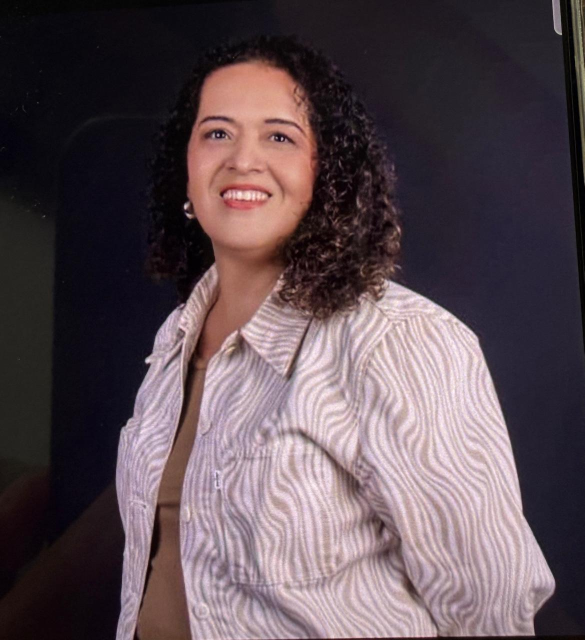
#> input picture _fuente/fotos-nuevas/Tere Esposa Ofir.jpg, 1169 x 1280 px (shown at 1/2 size)
$ python -i photoforge.py   (imports and definitions only)   (older library calls are emulated)
#> lines starting #> are read from the running program, lines starting #| are printed output that depends on the picture; after the words box and inside, x2 and y2 are one past the last pixel; in counts of white or black regions, pixels touching at a corner belong together
#!/usr/bin/env python3
"""PhotoForge v2.0 — postproducción de fotos de evento.

═══════════════════════════════════════════════════════════════════════════
POR QUÉ EXISTE LA v2.0 — la lección que pagó la v1.0 (18-ago-2026)
═══════════════════════════════════════════════════════════════════════════
La v1.0 aplicaba balance de blancos automático "gray-world", que asume que
el promedio de la escena es gris neutro. En un congreso con pantalla LED y
luz de escenario magenta/azul, el promedio NO es gris — es magenta. El
algoritmo "corrigió" esa desviación y borró la luz del show.

Medido contra las fotos que el cliente ya había aprobado del mismo auditorio:

                        originales   aprobadas   salida v1.0
  a* (magenta)             +16.9       +17.7        +3.4   ← borrado
  b* (azul)                 -9.8        -9.7        -0.7   ← borrado
  saturación                0.47        0.51        0.35   ← caída
  % negros profundos        21.3        14.5        11.3   ← levantados

Ed la rechazó y tenía razón: quedaron lavadas. La fotografía de concierto
NO se corrige de color — la luz de colores es la puesta en escena, no un
error. Corregirla anula la intención de quien iluminó, y desplaza los tonos
de piel al complementario (magenta fuera ⇒ piel verdosa).

  «Si usas un balance de blancos que quita la luz de color y la devuelve a
   neutro, has anulado toda la intención escénica del artista.»

REGLA DURA: este motor NO toca el balance de blancos. Nunca.
═══════════════════════════════════════════════════════════════════════════

Qué SÍ hace, y por qué cada paso:

  1. Recuperación de altas luces — los originales traen hasta 20% de píxeles
     quemados (pantalla LED, cañones). Comprime el extremo alto sin tocar
     el resto: es lo único que la cámara de verdad perdió.
  2. Curva en S suave — contraste de medios tonos, con el punto negro
     PROFUNDIZADO, no levantado. Las fotos aprobadas conservan ~14% de
     negro real: esa oscuridad es el ambiente de la sala, no falta de datos.
  3. Vibrance (no saturación plana) — sube el color de las zonas apagadas
     y deja en paz las ya saturadas. Enriquece la piel y la ropa sin
     empujar el magenta del escenario, que ya está al tope.
  4. Máscara de enfoque — nitidez de entrega tras el reescalado.
  5. Reescalado LANCZOS a 1920 px + miniatura de 640 px, WebP.

Todo es determinista sobre los píxeles existentes: revelado digital, no IA
generativa. Nunca regenera ni modifica facciones.

Uso:
    python3 photoforge.py entrada.jpg salida.webp [--thumb salida-t.webp]
    python3 photoforge.py --medir archivo.jpg [archivo2.jpg ...]
"""
import sys
import argparse
import numpy as np
import cv2
from PIL import Image, ImageOps

# 2560 y no 1920: en pantallas Retina un lado mayor de 1920 se ve blando al
# abrir la foto a tamaño completo. Con el denoise en su sitio, el detalle extra
# suma nitidez en vez de sumar grano.
MAX_SIDE = 2560
THUMB_SIDE = 640
WEBP_QUALITY = 86
THUMB_QUALITY = 82

# Perfil derivado de las fotos aprobadas por el cliente del mismo auditorio
# (CMA_Auditorio-*, corrida 260802). Sirve para verificar, no para forzar:
# si una salida se aleja mucho de aquí, conviene revisarla a ojo.
PERFIL_OBJETIVO = {
    "saturacion": (0.45, 0.60),   # rico, sin quemar
    "negros_pct": (8.0, 22.0),    # la sala es oscura y debe seguir siéndolo
    "blancos_pct": (0.0, 3.0),    # casi nada quemado
}


def recuperar_altas(bgr, umbral=200, fuerza=0.75):
    """Comprime solo el extremo alto de la luminancia.

    Trabaja sobre L de LAB para no desplazar el tono: bajar los tres canales
    RGB por igual apagaría el color junto con el brillo.
    """
    lab = cv2.cvtColor(bgr, cv2.COLOR_BGR2LAB)
    L = lab[:, :, 0].astype(np.float32)
    exceso = np.clip(L - umbral, 0, None)
    margen = 255.0 - umbral
    # rolloff suave: cuanto más se pasa, más se comprime
    L_nueva = umbral + margen * np.tanh(fuerza * exceso / margen) / np.tanh(fuerza)
    lab[:, :, 0] = np.clip(np.where(L > umbral, L_nueva, L), 0, 255).astype(np.uint8)
    return cv2.cvtColor(lab, cv2.COLOR_LAB2BGR)


def curva_s(bgr, contraste=0.09, punto_negro=0.004):
    """Curva en S sobre la luminancia: medios con más cuerpo, negros más hondos.

    punto_negro recorta el pie del histograma hacia abajo — es lo contrario
    de lo que hacía el CLAHE de la v1.0, que los levantaba y lavaba la foto.
    """
    lab = cv2.cvtColor(bgr, cv2.COLOR_BGR2LAB)
    x = lab[:, :, 0].astype(np.float32) / 255.0
    x = np.clip((x - punto_negro) / (1.0 - punto_negro), 0, 1)
    # S centrada en 0.5, sin tocar los extremos
    y = x + contraste * np.sin(2 * np.pi * x) / (2 * np.pi) * -1
    y = np.clip(y, 0, 1)
    lab[:, :, 0] = (y * 255).astype(np.uint8)
    return cv2.cvtColor(lab, cv2.COLOR_LAB2BGR)


def vibrance(bgr, fuerza=0.08):
    """Sube saturación de forma inversa a la que ya hay.

    Un +8% plano (v1.0) empuja por igual el magenta del cañón —que ya está
    al tope y solo se ensucia— y una piel apagada que sí lo necesita.
    """
    hsv = cv2.cvtColor(bgr, cv2.COLOR_BGR2HSV).astype(np.float32)
    s = hsv[:, :, 1] / 255.0
    hsv[:, :, 1] = np.clip(s * (1.0 + fuerza * (1.0 - s)), 0, 1) * 255
    return cv2.cvtColor(hsv.astype(np.uint8), cv2.COLOR_HSV2BGR)


def medir_grano(bgr):
    """Ruido medido SOLO en zonas lisas — ahí no hay detalle, todo es grano.

    Medirlo sobre la imagen entera confunde grano con textura real (pelo,
    tela) y da un número que no sirve para decidir.
    """
    L = cv2.cvtColor(bgr, cv2.COLOR_BGR2LAB)[:, :, 0].astype(np.float32)
    gx = cv2.Sobel(L, cv2.CV_32F, 1, 0, ksize=3)
    gy = cv2.Sobel(L, cv2.CV_32F, 0, 1, ksize=3)
    liso = cv2.magnitude(gx, gy) < 12
    if liso.sum() < 1000:
        return 0.0
    return float((L - cv2.GaussianBlur(L, (0, 0), 2))[liso].std())


def reducir_ruido(bgr, objetivo=1.2):
    """Denoise adaptativo: cada foto recibe la mano que su grano pide.

    El lote mezcla ISO 6400 y 10000, y una fuerza fija sería mucha para una
    y poca para la otra. Se mide el grano real y se escala desde ahí.

    Croma >> luma a propósito: el ruido de COLOR son motas magenta/verdes,
    siempre sucias y sin costo al borrarlas; el de LUMINANCIA es grano, y
    pasado de mano deja la piel de cera. Con luma>7 las caras ya se notan
    plastificadas — ese es el techo, comprobado a ojo sobre este material.
    """
    grano = medir_grano(bgr)
    if grano <= objetivo:
        return bgr
    # regla de tres contra el punto calibrado (grano 2.66 → luma 7)
    luma = int(np.clip(round(7 * grano / 2.66), 2, 7))
    croma = int(np.clip(luma * 2.1, 6, 16))
    return cv2.fastNlMeansDenoisingColored(bgr, None, luma, croma, 7, 21)


def enfoque(bgr, cantidad=0.55, sigma=1.1, umbral_borde=14):
    """Máscara de enfoque aplicada SOLO donde hay borde real.

    Un unsharp plano (v2.0) sube el filo y el grano por igual — en zonas lisas
    solo hay grano, así que ahí afilar es amplificar ruido. La máscara de
    Sobel deja fuera esas zonas.
    """
    gris = cv2.cvtColor(bgr, cv2.COLOR_BGR2GRAY)
    gx = cv2.Sobel(gris, cv2.CV_32F, 1, 0, ksize=3)
    gy = cv2.Sobel(gris, cv2.CV_32F, 0, 1, ksize=3)
    borde = cv2.magnitude(gx, gy)
    mascara = np.clip((borde - umbral_borde) / 60.0, 0, 1)
    mascara = cv2.GaussianBlur(mascara, (0, 0), 1.5)[:, :, None]

    borroso = cv2.GaussianBlur(bgr, (0, 0), sigma)
    afilado = cv2.addWeighted(bgr, 1 + cantidad, borroso, -cantidad, 0)
    return (bgr * (1 - mascara) + afilado * mascara).astype(np.uint8)


def medir(path):
    """Estadísticas para comparar contra PERFIL_OBJETIVO."""
    img = ImageOps.exif_transpose(Image.open(path)).convert("RGB")
    bgr = np.asarray(img)[:, :, ::-1]
    lab = cv2.cvtColor(bgr, cv2.COLOR_BGR2LAB)
    L = lab[:, :, 0].astype(np.float32) * 100 / 255
    s = cv2.cvtColor(bgr, cv2.COLOR_BGR2HSV)[:, :, 1].astype(np.float32) / 255
    return {
        "L50": float(np.percentile(L, 50)),
        "saturacion": float(s.mean()),
        "negros_pct": float((L < 5).mean() * 100),
        "blancos_pct": float((L > 95).mean() * 100),
        "a": float(lab[:, :, 1].mean()) - 128,
        "b": float(lab[:, :, 2].mean()) - 128,
    }


def procesar(path_in, path_out, thumb_out=None, max_side=MAX_SIDE, thumb_side=THUMB_SIDE):
#> called with path_in = '../fotos-nuevas/Tere Esposa Ofir.jpg', path_out = 'out.png', max_side = 2560, thumb_side = 640
    img = ImageOps.exif_transpose(Image.open(path_in)).convert("RGB")
#> img is the input picture: PIL image 1169x1280 RGB; mean R, G, B 91.4, 76.2, 82.4
    bgr = np.asarray(img)[:, :, ::-1].copy()

    # 🔴 Sin balance de blancos: la luz de color es la puesta en escena.
    bgr = recuperar_altas(bgr)
#> in recuperar_altas, `lab = cv2.cvtColor(bgr, cv2.COLOR_BGR2LAB)`: lab: shape (1280, 1169, 3); mean of channels 0, 1, 2 82.5, 135.2, 126.8
#> in recuperar_altas, `L_nueva = umbral + margen * np.tanh(fuerza * exceso / margen) / np.tan..`:
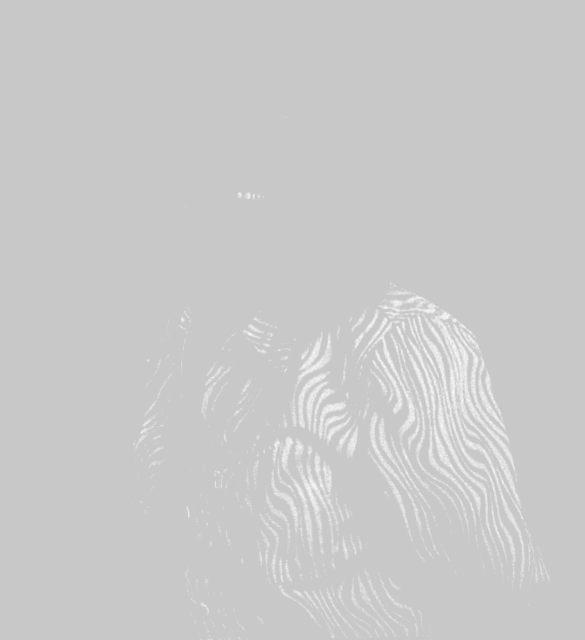
#> L_nueva: shape (1280, 1169) float32 (shown at 1/2 size); min 200, max 251.3, mean 201.5
#> in recuperar_altas, `lab[:, :, 0] = np.clip(np.where(L > umbral, L_nueva, L), 0, 255).astyp..`: lab: shape (1280, 1169, 3); mean of channels 0, 1, 2 82.6, 135.2, 126.8
    bgr = curva_s(bgr)
#> in curva_s, `lab = cv2.cvtColor(bgr, cv2.COLOR_BGR2LAB)`: lab: shape (1280, 1169, 3); mean of channels 0, 1, 2 82.7, 135.2, 126.8
#> in curva_s, `lab[:, :, 0] = (y * 255).astype(np.uint8)`: lab: shape (1280, 1169, 3); mean of channels 0, 1, 2 81.4, 135.2, 126.8
    bgr = vibrance(bgr)
#> in vibrance, `hsv = cv2.cvtColor(bgr, cv2.COLOR_BGR2HSV).astype(np.float32)`:
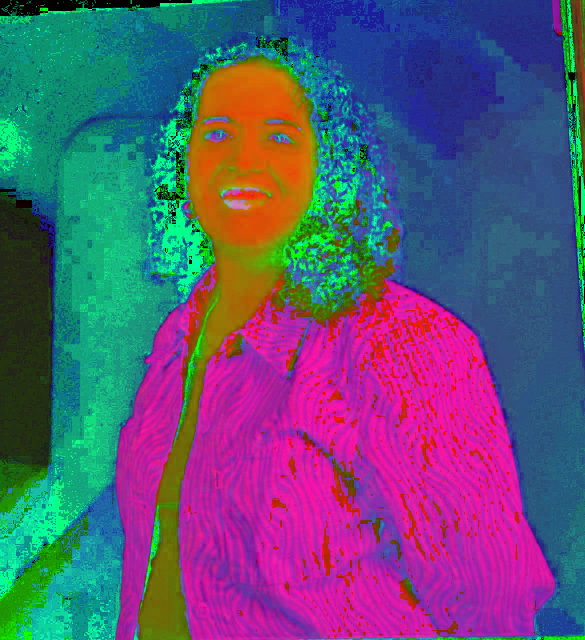
#> hsv: shape (1280, 1169, 3) float32 (shown at 1/2 size); mean B, G, R 117.5, 84.4, 93.5
#> in vibrance, `s = hsv[:, :, 1] / 255.0`:
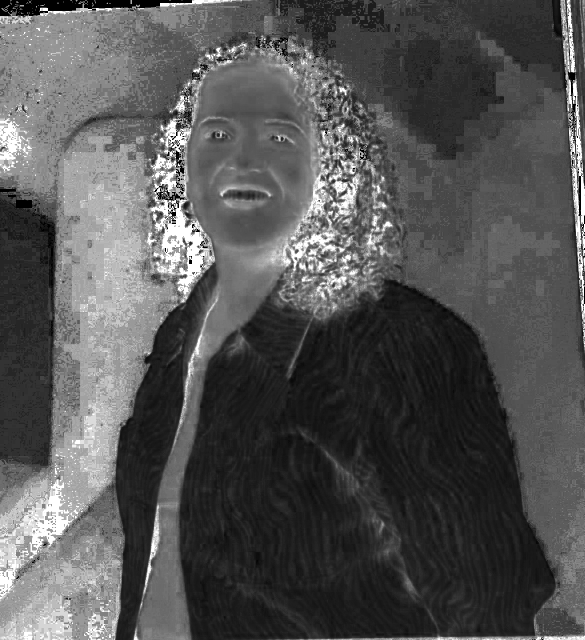
#> s: shape (1280, 1169) float32 (shown at 1/2 size); min 0, max 1, mean 0.331

    out = Image.fromarray(bgr[:, :, ::-1])
    w, h = out.size
#> w = 1169; h = 1280
    escala = min(1.0, max_side / max(w, h))
#> escala = 1
    if escala < 1.0:
        out = out.resize((round(w * escala), round(h * escala)), Image.LANCZOS)

    # Orden deliberado: reescalar → denoise → enfocar.
    # Reescalar primero ya promedia parte del grano y hace el denoise 10×
    # más barato; enfocar al final, sobre la imagen ya limpia, evita subir
    # el ruido que el paso anterior acaba de quitar.
    bgr_out = np.asarray(out)[:, :, ::-1].copy()
    bgr_out = reducir_ruido(bgr_out)
#> in medir_grano, `gx = cv2.Sobel(L, cv2.CV_32F, 1, 0, ksize=3)`:
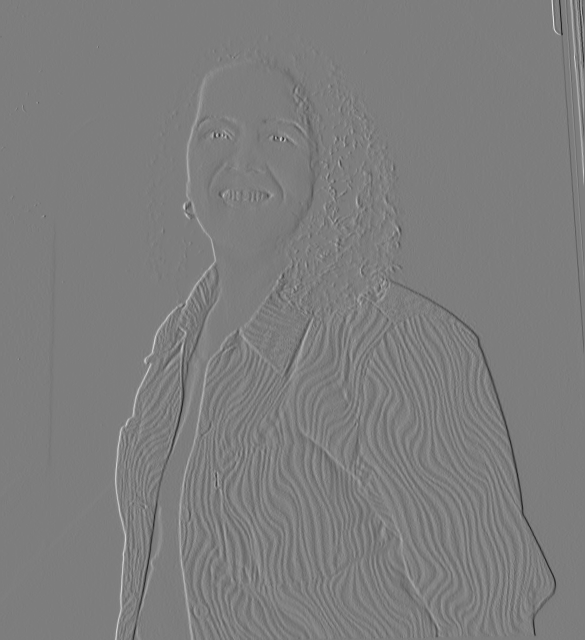
#> gx: shape (1280, 1169) float32 (shown at 1/2 size); min -645, max 664, mean 0.1; drawn with min black and max white
#> in medir_grano, `gy = cv2.Sobel(L, cv2.CV_32F, 0, 1, ksize=3)`:
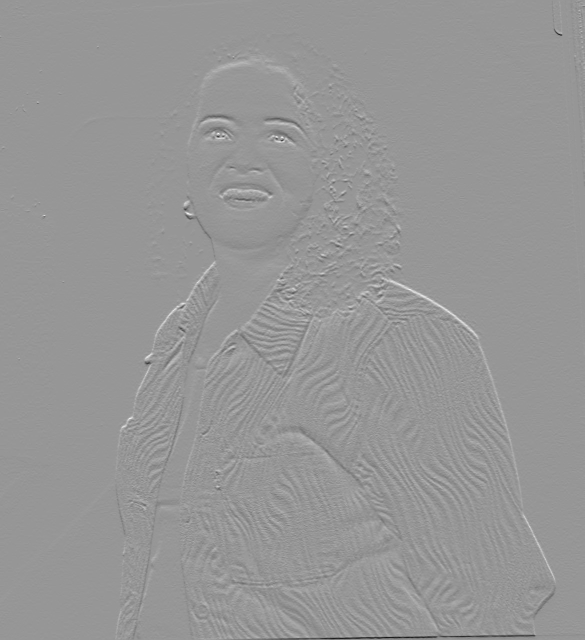
#> gy: shape (1280, 1169) float32 (shown at 1/2 size); min -606, max 420, mean 0.2; drawn with min black and max white
#> in medir_grano, `liso = cv2.magnitude(gx, gy) < 12`:
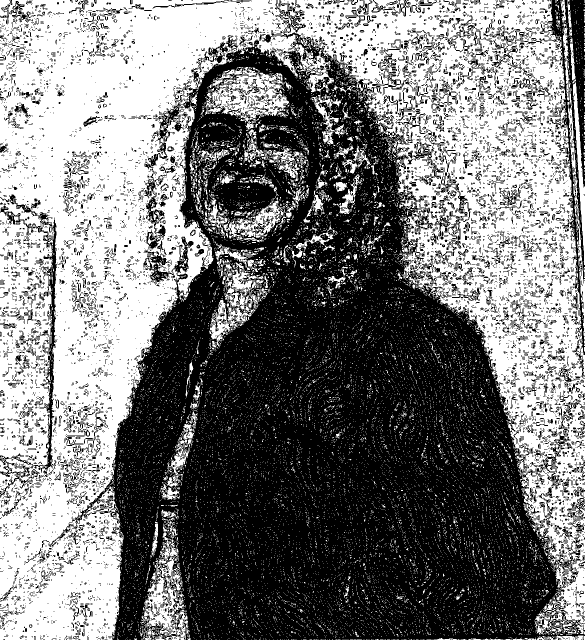
#> liso: shape (1280, 1169) bool (shown at 1/2 size); 47.7% white; 17214 white regions (16845 under 20 px), largest, box (x1, y1, x2, y2) and area: (0, 0, 1169, 1280) 614373, (410, 134, 579, 244) 9053, (283, 1037, 377, 1280) 7404
#> in reducir_ruido, `grano = medir_grano(bgr)`: grano = 1.92
#> in reducir_ruido, `luma = int(np.clip(round(7 * grano / 2.66), 2, 7))`: luma = 5
#> in reducir_ruido, `croma = int(np.clip(luma * 2.1, 6, 16))`: croma = 10
    bgr_out = enfoque(bgr_out)
#> in enfoque, `mascara = cv2.GaussianBlur(mascara, (0, 0), 1.5)[:, :, None]`:
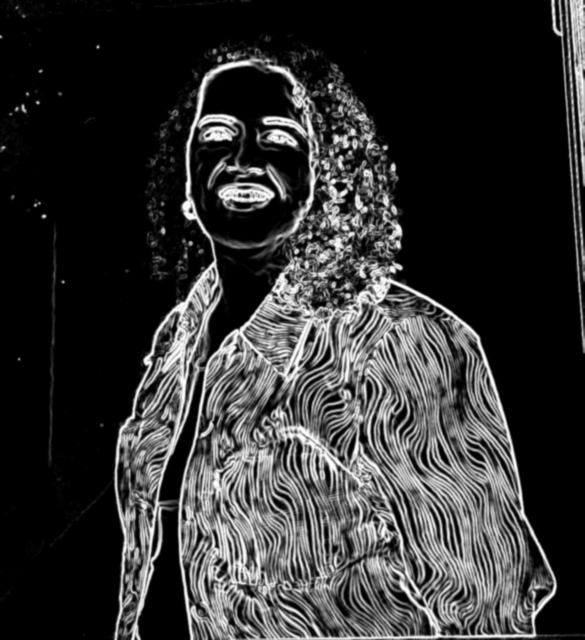
#> mascara: shape (1280, 1169, 1) float32 (shown at 1/2 size); min 0, max 1, mean 0.201
    out = Image.fromarray(bgr_out[:, :, ::-1])
    out.save(path_out, "WEBP", quality=WEBP_QUALITY)

    if thumb_out:
        tw, th = out.size
        te = min(1.0, thumb_side / max(tw, th))
        out.resize((round(tw * te), round(th * te)), Image.LANCZOS).save(
            thumb_out, "WEBP", quality=THUMB_QUALITY
        )
    return out.size


# [20 lines not run here, left out]

>>> result = procesar('../fotos-nuevas/Tere Esposa Ofir.jpg', 'out.png')
#> result = (1169, 1280)
